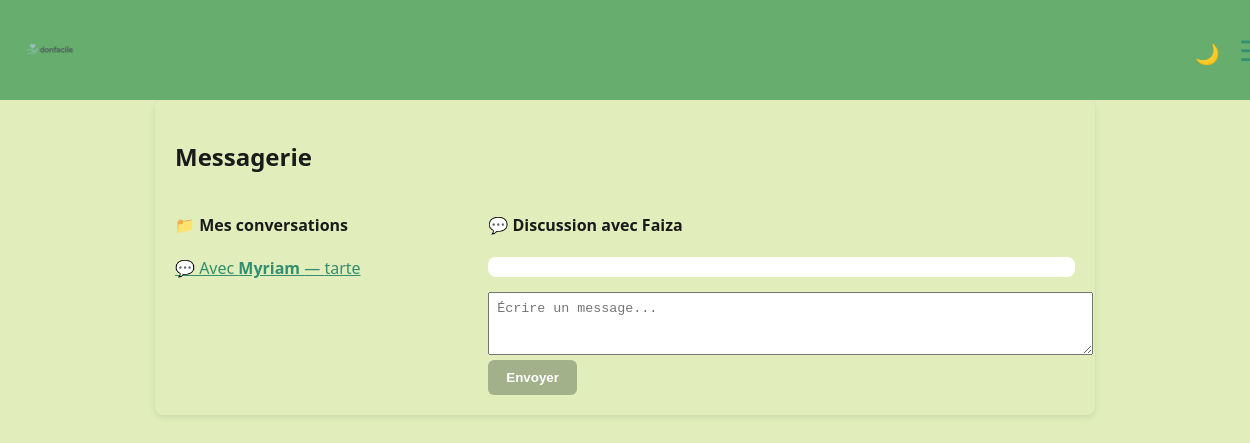
Screenshot of /messages?donation_id=3&receiver_id=1 (signed in) with the database file from the repository.
### tables this page shows
CREATE TABLE users (
                    id INTEGER PRIMARY KEY AUTOINCREMENT,
                    name TEXT NOT NULL,
                    email TEXT UNIQUE NOT NULL,
                    password TEXT NOT NULL
                , profile_pic TEXT);

CREATE TABLE donations (
                    id INTEGER PRIMARY KEY AUTOINCREMENT,
                    user_id INTEGER NOT NULL,
                    title TEXT NOT NULL,
                    description TEXT,
                    category TEXT,
                    location TEXT,
                    created_at TIMESTAMP DEFAULT CURRENT_TIMESTAMP, image TEXT, latitude REAL, longitude REAL,
                    FOREIGN KEY (user_id) REFERENCES users(id)
                );

### app.py (the view)
@app.route('/messages', methods=['GET', 'POST'])
def messages():
    if 'user_id' not in session:
        return redirect(url_for('login'))
    user_id = session['user_id']
    receiver_id = request.args.get('receiver_id', type=int)
    donation_id = request.args.get('donation_id', type=int)
    conn = sqlite3.connect('database.db')
    c = conn.cursor()
    if request.method == 'POST' and receiver_id and donation_id:
        content = request.form['message']
        if content.strip():
            c.execute('''INSERT INTO messages (sender_id, receiver_id, donation_id, content)
                         VALUES (?, ?, ?, ?)''', (user_id, receiver_id, donation_id, content))
            conn.commit()
    c.execute('''
        SELECT DISTINCT
            CASE WHEN sender_id = ? THEN receiver_id ELSE sender_id END AS other_user,
            donation_id
        FROM messages
        WHERE sender_id = ? OR receiver_id = ?
        ORDER BY donation_id DESC
    ''', (user_id, user_id, user_id))
    threads = c.fetchall()
    discussions = []
    for other_user_id, don_id in threads:
        c.execute("SELECT name FROM users WHERE id = ?", (other_user_id,))
        other_name = c.fetchone()
        other_name = other_name[0] if other_name else "Utilisateur inconnu"
        c.execute("SELECT title FROM donations WHERE id = ?", (don_id,))
        don = c.fetchone()
        don_title = don[0] if don else "Don supprimé"
        discussions.append({
            "user_id": other_user_id,
            "user_name": other_name,
            "donation_id": don_id,
            "donation_title": don_title
        })
    chat_messages = []
    receiver_name = None
    if receiver_id and donation_id:
        c.execute('''
            SELECT sender_id, content, sent_at FROM messages
            WHERE donation_id = ?
            AND ((sender_id = ? AND receiver_id = ?) OR (sender_id = ? AND receiver_id = ?))
            ORDER BY sent_at ASC
        ''', (donation_id, user_id, receiver_id, receiver_id, user_id))
        chat_messages = c.fetchall()
        c.execute("SELECT name FROM users WHERE id = ?", (receiver_id,))
        r = c.fetchone()
        receiver_name = r[0] if r else "Utilisateur inconnu"
    conn.close()
    return render_template("messages.html", discussions=discussions, chat_messages=chat_messages,
                           receiver_id=receiver_id, donation_id=donation_id, receiver_name=receiver_name)
    return redirect(url_for('messages', donation_id=donation_id, receiver_id=receiver_id))

### app.py (called while the page is built)
@app.context_processor
def inject_unread_count():
    if 'user_id' in session:
        conn = sqlite3.connect('database.db')
        c = conn.cursor()
        c.execute('SELECT COUNT(*) FROM messages WHERE receiver_id = ? AND is_read = 0', (session['user_id'],))
        count = c.fetchone()[0]
        conn.close()
        return {'unread_count': count}
    return {'unread_count': 0}

### templates/messages.html (shortened to what this page needs)
{% extends 'base.html' %}
{% block content %}
<h2>Messagerie</h2>
<div style="display: flex; flex-wrap: wrap; gap: 20px;">
    <div style="flex: 1; min-width: 250px;">
        <h4>📁 Mes conversations</h4>
        {% if discussions %}
            <ul style="list-style: none; padding: 0;">
                {% for d in discussions %}
                    <li style="margin-bottom: 10px;">
                        <a href="{{ url_for('messages', donation_id=d.donation_id, receiver_id=d.user_id) }}">
                            💬 Avec <strong>{{ d.user_name }}</strong> — {{ d.donation_title }}
                        </a>
                    </li>
                {% endfor %}
            </ul>
        {% else %}
            <p>Aucune discussion pour le moment.</p>
        {% endif %}
    </div>
    {% if receiver_id and donation_id %}
    <div style="flex: 2; min-width: 350px;">
        <h4>💬 Discussion avec {{ receiver_name }}</h4>
        <div style="background: #fff; padding: 10px; border-radius: 8px; max-height: 300px; overflow-y: auto;">
        </div>
        <form method="POST" action="{{ url_for('messages', donation_id=donation_id, receiver_id=receiver_id) }}" style="margin-top: 15px;">
            <textarea name="message" rows="3" style="width: 100%; padding: 8px;" placeholder="Écrire un message..."></textarea><br>
            <input type="submit" value="Envoyer" class="btn-custom">
        </form>
    </div>
    {% endif %}
</div>
{% endblock %}

### static/css/style.css (style rules this page uses)
:root { --vert-fonce: #328E6E; --vert-moyen: #67AE6E; --vert-clair: #90C67C; --beige-vert: #E1EEBC; --texte: #1A1A1A; --blanc: #fff; }
body { margin: 0; font-family: 'Segoe UI', Tahoma, sans-serif; background-color: var(--beige-vert); color: var(--texte); }
a { color: #328E6E; }
.btn-custom { background-color: #A3B18A; color: white; border: none; padding: 10px 18px; border-radius: 6px; font-weight: bold; cursor: pointer; transition: background-color 0.3s ease, transform 0.2s ease; text-decoration: none; display: inline-block; }

### rows the page displays
users: user_name "Myriam"
donations: donation_title "tarte"
users: name "Faiza"
